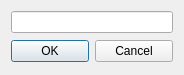
<?xml version="1.0" encoding="UTF-8"?>
<ui version="4.0">
 <class>renameDialog</class>
 <widget class="QDialog" name="renameDialog">
  <property name="geometry">
   <rect>
    <x>0</x>
    <y>0</y>
    <width>180</width>
    <height>71</height>
   </rect>
  </property>
  <property name="windowTitle">
   <string>Dialog</string>
  </property>
  <layout class="QVBoxLayout" name="verticalLayout">
   <item>
    <widget class="QLineEdit" name="lineEdit">
     <property name="sizePolicy">
      <sizepolicy hsizetype="Minimum" vsizetype="Minimum">
       <horstretch>0</horstretch>
       <verstretch>0</verstretch>
      </sizepolicy>
     </property>
     <property name="minimumSize">
      <size>
       <width>162</width>
       <height>22</height>
      </size>
     </property>
    </widget>
   </item>
   <item>
    <widget class="QDialogButtonBox" name="buttonBox">
     <property name="minimumSize">
      <size>
       <width>162</width>
       <height>25</height>
      </size>
     </property>
     <property name="standardButtons">
      <set>QDialogButtonBox::Cancel|QDialogButtonBox::Ok</set>
     </property>
    </widget>
   </item>
  </layout>
 </widget>
 <resources/>
 <connections/>
</ui>
